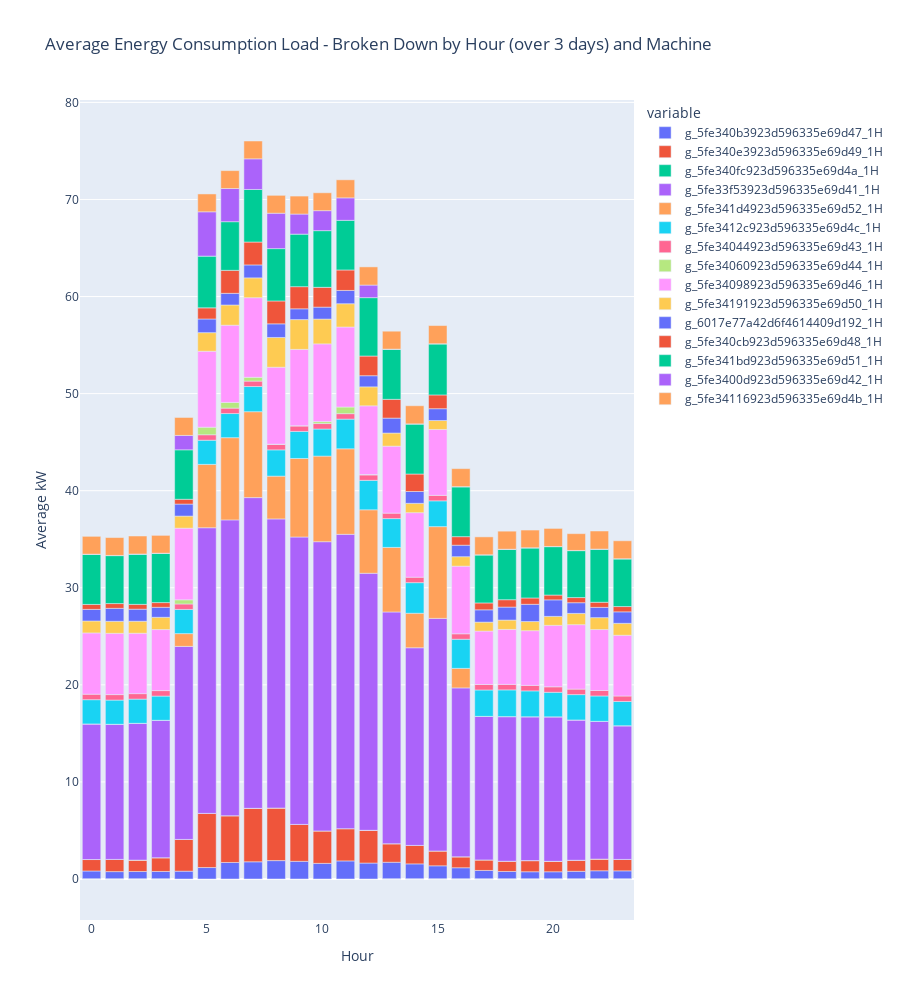

Here is the notebook cell this chart was saved with:
### Code cell
fig = px.bar(
    df, x=df.index, y=feats, 
    title="Average Energy Consumption Load - Broken Down by Hour (over 3 days) and Machine",
    labels = {
        'index': 'Hour',
        'value': 'Average kW'
    }, 
    height=1000)
fig.show()

### Figure 1 — Plotly figure (JSON) as saved in the notebook; plotly's stock layout.template omitted (floating-point values rounded to 4 significant figures)
{"data": [{"alignmentgroup": "True", "hovertemplate": "variable=g_5fe340b3923d596335e69d47_1H<br>Hour=%{x}<br>Average kW=%{y}<extra></extra>", "legendgroup": "g_5fe340b3923d596335e69d47_1H", "marker": {"color": "#636efa", "pattern": {"shape": ""}}, "name": "g_5fe340b3923d596335e69d47_1H", "offsetgroup": "g_5fe340b3923d596335e69d47_1H", "orientation": "v", "showlegend": true, "textposition": "auto", "type": "bar", "x": [0, 1, 2, 3, 4, 5, 6, 7, 8, 9, 10, 11, 12, 13, 14, 15, 16, 17, 18, 19, 20, 21, 22, 23], "xaxis": "x", "y": [0.8244, 0.76, 0.7694, 0.7751, 0.8051, 1.18, 1.702, 1.77, 1.894, 1.819, 1.611, 1.862, 1.641, 1.724, 1.556, 1.359, 1.157, 0.8798, 0.7751, 0.7465, 0.7438, 0.7908, 0.8458, 0.839], "yaxis": "y"}, {"alignmentgroup": "True", "hovertemplate": "variable=g_5fe340e3923d596335e69d49_1H<br>Hour=%{x}<br>Average kW=%{y}<extra></extra>", "legendgroup": "g_5fe340e3923d596335e69d49_1H", "marker": {"color": "#EF553B", "pattern": {"shape": ""}}, "name": "g_5fe340e3923d596335e69d49_1H", "offsetgroup": "g_5fe340e3923d596335e69d49_1H", "orientation": "v", "showlegend": true, "textposition": "auto", "type": "bar", "x": [0, 1, 2, 3, 4, 5, 6, 7, 8, 9, 10, 11, 12, 13, 14, 15, 16, 17, 18, 19, 20, 21, 22, 23], "xaxis": "x", "y": [1.181, 1.257, 1.174, 1.416, 3.271, 5.58, 4.817, 5.513, 5.415, 3.805, 3.342, 3.323, 3.372, 1.909, 1.902, 1.527, 1.128, 1.085, 1.055, 1.147, 1.075, 1.14, 1.204, 1.179], "yaxis": "y"}, {"alignmentgroup": "True", "hovertemplate": "variable=g_5fe340fc923d596335e69d4a_1H<br>Hour=%{x}<br>Average kW=%{y}<extra></extra>", "legendgroup": "g_5fe340fc923d596335e69d4a_1H", "marker": {"color": "#00cc96", "pattern": {"shape": ""}}, "name": "g_5fe340fc923d596335e69d4a_1H", "offsetgroup": "g_5fe340fc923d596335e69d4a_1H", "orientation": "v", "showlegend": true, "textposition": "auto", "type": "bar", "x": [0, 1, 2, 3, 4, 5, 6, 7, 8, 9, 10, 11, 12, 13, 14, 15, 16, 17, 18, 19, 20, 21, 22, 23], "xaxis": "x", "y": [0.0003213, 0.0003411, 0.0003808, 0.0004323, 6.517e-05, 2.7e-05, 1.398e-05, 1.067e-05, 8.947e-05, 0.0002646, 0.0002543, 0.0004079, 0.0002729, 0.0002391, 0.0003534, 0.0004736, 0.0003574, 0.0004485, 0.0004119, 0.0003629, 0.0003171, 0.0003123, 0.0003358, 0.0003795], "yaxis": "y"}, {"alignmentgroup": "True", "hovertemplate": "variable=g_5fe33f53923d596335e69d41_1H<br>Hour=%{x}<br>Average kW=%{y}<extra></extra>", "legendgroup": "g_5fe33f53923d596335e69d41_1H", "marker": {"color": "#ab63fa", "pattern": {"shape": ""}}, "name": "g_5fe33f53923d596335e69d41_1H", "offsetgroup": "g_5fe33f53923d596335e69d41_1H", "orientation": "v", "showlegend": true, "textposition": "auto", "type": "bar", "x": [0, 1, 2, 3, 4, 5, 6, 7, 8, 9, 10, 11, 12, 13, 14, 15, 16, 17, 18, 19, 20, 21, 22, 23], "xaxis": "x", "y": [13.96, 13.92, 14.09, 14.16, 19.89, 29.43, 30.47, 32.0, 29.78, 29.61, 29.79, 30.32, 26.48, 23.87, 20.36, 23.96, 17.4, 14.78, 14.89, 14.82, 14.88, 14.45, 14.19, 13.77], "yaxis": "y"}, {"alignmentgroup": "True", "hovertemplate": "variable=g_5fe341d4923d596335e69d52_1H<br>Hour=%{x}<br>Average kW=%{y}<extra></extra>", "legendgroup": "g_5fe341d4923d596335e69d52_1H", "marker": {"color": "#FFA15A", "pattern": {"shape": ""}}, "name": "g_5fe341d4923d596335e69d52_1H", "offsetgroup": "g_5fe341d4923d596335e69d52_1H", "orientation": "v", "showlegend": true, "textposition": "auto", "type": "bar", "x": [0, 1, 2, 3, 4, 5, 6, 7, 8, 9, 10, 11, 12, 13, 14, 15, 16, 17, 18, 19, 20, 21, 22, 23], "xaxis": "x", "y": [0.003042, 0.00308, 0.003053, 0.003176, 1.315, 6.524, 8.468, 8.851, 4.408, 8.089, 8.816, 8.812, 6.54, 6.651, 3.554, 9.451, 2.013, 0.003793, 0.003677, 0.003344, 0.003166, 0.003272, 0.003183, 0.003097], "yaxis": "y"}, {"alignmentgroup": "True", "hovertemplate": "variable=g_5fe3412c923d596335e69d4c_1H<br>Hour=%{x}<br>Average kW=%{y}<extra></extra>", "legendgroup": "g_5fe3412c923d596335e69d4c_1H", "marker": {"color": "#19d3f3", "pattern": {"shape": ""}}, "name": "g_5fe3412c923d596335e69d4c_1H", "offsetgroup": "g_5fe3412c923d596335e69d4c_1H", "orientation": "v", "showlegend": true, "textposition": "auto", "type": "bar", "x": [0, 1, 2, 3, 4, 5, 6, 7, 8, 9, 10, 11, 12, 13, 14, 15, 16, 17, 18, 19, 20, 21, 22, 23], "xaxis": "x", "y": [2.5, 2.493, 2.495, 2.493, 2.492, 2.491, 2.484, 2.593, 2.707, 2.789, 2.791, 3.057, 3.034, 2.969, 3.152, 2.658, 3.0, 2.722, 2.752, 2.665, 2.527, 2.614, 2.614, 2.499], "yaxis": "y"}, {"alignmentgroup": "True", "hovertemplate": "variable=g_5fe34044923d596335e69d43_1H<br>Hour=%{x}<br>Average kW=%{y}<extra></extra>", "legendgroup": "g_5fe34044923d596335e69d43_1H", "marker": {"color": "#FF6692", "pattern": {"shape": ""}}, "name": "g_5fe34044923d596335e69d43_1H", "offsetgroup": "g_5fe34044923d596335e69d43_1H", "orientation": "v", "showlegend": true, "textposition": "auto", "type": "bar", "x": [0, 1, 2, 3, 4, 5, 6, 7, 8, 9, 10, 11, 12, 13, 14, 15, 16, 17, 18, 19, 20, 21, 22, 23], "xaxis": "x", "y": [0.5638, 0.5629, 0.5633, 0.5631, 0.5629, 0.5626, 0.5609, 0.5611, 0.561, 0.5615, 0.5621, 0.5625, 0.5627, 0.5617, 0.5619, 0.5617, 0.5617, 0.5628, 0.5633, 0.5633, 0.5638, 0.5635, 0.5633, 0.5637], "yaxis": "y"}, {"alignmentgroup": "True", "hovertemplate": "variable=g_5fe34060923d596335e69d44_1H<br>Hour=%{x}<br>Average kW=%{y}<extra></extra>", "legendgroup": "g_5fe34060923d596335e69d44_1H", "marker": {"color": "#B6E880", "pattern": {"shape": ""}}, "name": "g_5fe34060923d596335e69d44_1H", "offsetgroup": "g_5fe34060923d596335e69d44_1H", "orientation": "v", "showlegend": true, "textposition": "auto", "type": "bar", "x": [0, 1, 2, 3, 4, 5, 6, 7, 8, 9, 10, 11, 12, 13, 14, 15, 16, 17, 18, 19, 20, 21, 22, 23], "xaxis": "x", "y": [-0.0003793, -0.0003184, -0.0004031, -0.0003623, 0.4281, 0.7765, 0.5841, 0.3897, 0.02909, 0.02831, 0.1999, 0.684, 0.02733, -0.0003309, -0.0004187, -0.0005338, -0.0004544, -0.0004496, -0.0003743, -0.0002413, -0.0002866, -0.0003802, -0.0003549, -0.0003753], "yaxis": "y"}, {"alignmentgroup": "True", "hovertemplate": "variable=g_5fe34098923d596335e69d46_1H<br>Hour=%{x}<br>Average kW=%{y}<extra></extra>", "legendgroup": "g_5fe34098923d596335e69d46_1H", "marker": {"color": "#FF97FF", "pattern": {"shape": ""}}, "name": "g_5fe34098923d596335e69d46_1H", "offsetgroup": "g_5fe34098923d596335e69d46_1H", "orientation": "v", "showlegend": true, "textposition": "auto", "type": "bar", "x": [0, 1, 2, 3, 4, 5, 6, 7, 8, 9, 10, 11, 12, 13, 14, 15, 16, 17, 18, 19, 20, 21, 22, 23], "xaxis": "x", "y": [6.313, 6.314, 6.222, 6.29, 7.38, 7.828, 7.958, 8.2, 7.924, 7.859, 8.009, 8.243, 7.088, 6.901, 6.646, 6.788, 6.97, 5.505, 5.664, 5.639, 6.333, 6.64, 6.277, 6.26], "yaxis": "y"}, {"alignmentgroup": "True", "hovertemplate": "variable=g_5fe34191923d596335e69d50_1H<br>Hour=%{x}<br>Average kW=%{y}<extra></extra>", "legendgroup": "g_5fe34191923d596335e69d50_1H", "marker": {"color": "#FECB52", "pattern": {"shape": ""}}, "name": "g_5fe34191923d596335e69d50_1H", "offsetgroup": "g_5fe34191923d596335e69d50_1H", "orientation": "v", "showlegend": true, "textposition": "auto", "type": "bar", "x": [0, 1, 2, 3, 4, 5, 6, 7, 8, 9, 10, 11, 12, 13, 14, 15, 16, 17, 18, 19, 20, 21, 22, 23], "xaxis": "x", "y": [1.231, 1.239, 1.237, 1.262, 1.244, 1.913, 2.081, 2.043, 3.062, 3.071, 2.555, 2.399, 1.952, 1.348, 0.9616, 0.9227, 0.9715, 0.9218, 0.9626, 0.9416, 0.9234, 1.159, 1.228, 1.227], "yaxis": "y"}, {"alignmentgroup": "True", "hovertemplate": "variable=g_6017e77a42d6f4614409d192_1H<br>Hour=%{x}<br>Average kW=%{y}<extra></extra>", "legendgroup": "g_6017e77a42d6f4614409d192_1H", "marker": {"color": "#636efa", "pattern": {"shape": ""}}, "name": "g_6017e77a42d6f4614409d192_1H", "offsetgroup": "g_6017e77a42d6f4614409d192_1H", "orientation": "v", "showlegend": true, "textposition": "auto", "type": "bar", "x": [0, 1, 2, 3, 4, 5, 6, 7, 8, 9, 10, 11, 12, 13, 14, 15, 16, 17, 18, 19, 20, 21, 22, 23], "xaxis": "x", "y": [1.193, 1.334, 1.24, 1.028, 1.239, 1.408, 1.201, 1.332, 1.406, 1.109, 1.23, 1.369, 1.148, 1.538, 1.218, 1.218, 1.183, 1.267, 1.339, 1.774, 1.7, 1.103, 1.059, 1.183], "yaxis": "y"}, {"alignmentgroup": "True", "hovertemplate": "variable=g_5fe340cb923d596335e69d48_1H<br>Hour=%{x}<br>Average kW=%{y}<extra></extra>", "legendgroup": "g_5fe340cb923d596335e69d48_1H", "marker": {"color": "#EF553B", "pattern": {"shape": ""}}, "name": "g_5fe340cb923d596335e69d48_1H", "offsetgroup": "g_5fe340cb923d596335e69d48_1H", "orientation": "v", "showlegend": true, "textposition": "auto", "type": "bar", "x": [0, 1, 2, 3, 4, 5, 6, 7, 8, 9, 10, 11, 12, 13, 14, 15, 16, 17, 18, 19, 20, 21, 22, 23], "xaxis": "x", "y": [0.5112, 0.491, 0.4961, 0.486, 0.4927, 1.146, 2.37, 2.359, 2.357, 2.283, 2.038, 2.109, 2.026, 1.935, 1.802, 1.42, 0.8804, 0.7078, 0.7599, 0.6536, 0.4957, 0.5296, 0.5267, 0.5449], "yaxis": "y"}, {"alignmentgroup": "True", "hovertemplate": "variable=g_5fe341bd923d596335e69d51_1H<br>Hour=%{x}<br>Average kW=%{y}<extra></extra>", "legendgroup": "g_5fe341bd923d596335e69d51_1H", "marker": {"color": "#00cc96", "pattern": {"shape": ""}}, "name": "g_5fe341bd923d596335e69d51_1H", "offsetgroup": "g_5fe341bd923d596335e69d51_1H", "orientation": "v", "showlegend": true, "textposition": "auto", "type": "bar", "x": [0, 1, 2, 3, 4, 5, 6, 7, 8, 9, 10, 11, 12, 13, 14, 15, 16, 17, 18, 19, 20, 21, 22, 23], "xaxis": "x", "y": [5.157, 4.939, 5.166, 5.068, 5.097, 5.329, 5.01, 5.414, 5.391, 5.41, 5.84, 5.113, 6.014, 5.152, 5.148, 5.252, 5.134, 4.943, 5.184, 5.152, 4.985, 4.833, 5.456, 4.905], "yaxis": "y"}, {"alignmentgroup": "True", "hovertemplate": "variable=g_5fe3400d923d596335e69d42_1H<br>Hour=%{x}<br>Average kW=%{y}<extra></extra>", "legendgroup": "g_5fe3400d923d596335e69d42_1H", "marker": {"color": "#ab63fa", "pattern": {"shape": ""}}, "name": "g_5fe3400d923d596335e69d42_1H", "offsetgroup": "g_5fe3400d923d596335e69d42_1H", "orientation": "v", "showlegend": true, "textposition": "auto", "type": "bar", "x": [0, 1, 2, 3, 4, 5, 6, 7, 8, 9, 10, 11, 12, 13, 14, 15, 16, 17, 18, 19, 20, 21, 22, 23], "xaxis": "x", "y": [0.02023, 0.02011, 0.02009, 0.01983, 1.48, 4.565, 3.417, 3.156, 3.646, 2.067, 2.059, 2.316, 1.296, 0.01961, 0.01963, 0.01969, 0.01974, 0.01984, 0.01991, 0.02012, 0.02022, 0.02021, 0.02016, 0.02024], "yaxis": "y"}, {"alignmentgroup": "True", "hovertemplate": "variable=g_5fe34116923d596335e69d4b_1H<br>Hour=%{x}<br>Average kW=%{y}<extra></extra>", "legendgroup": "g_5fe34116923d596335e69d4b_1H", "marker": {"color": "#FFA15A", "pattern": {"shape": ""}}, "name": "g_5fe34116923d596335e69d4b_1H", "offsetgroup": "g_5fe34116923d596335e69d4b_1H", "orientation": "v", "showlegend": true, "textposition": "auto", "type": "bar", "x": [0, 1, 2, 3, 4, 5, 6, 7, 8, 9, 10, 11, 12, 13, 14, 15, 16, 17, 18, 19, 20, 21, 22, 23], "xaxis": "x", "y": [1.838, 1.841, 1.857, 1.836, 1.85, 1.84, 1.845, 1.838, 1.843, 1.853, 1.844, 1.859, 1.873, 1.85, 1.866, 1.873, 1.856, 1.844, 1.858, 1.824, 1.859, 1.73, 1.864, 1.85], "yaxis": "y"}], "layout": {"barmode": "relative", "height": 1000, "legend": {"title": {"text": "variable"}, "tracegroupgap": 0}, "title": {"text": "Average Energy Consumption Load - Broken Down by Hour (over 3 days) and Machine"}, "xaxis": {"anchor": "y", "domain": [0, 1], "title": {"text": "Hour"}}, "yaxis": {"anchor": "x", "domain": [0, 1], "title": {"text": "Average kW"}}}}
